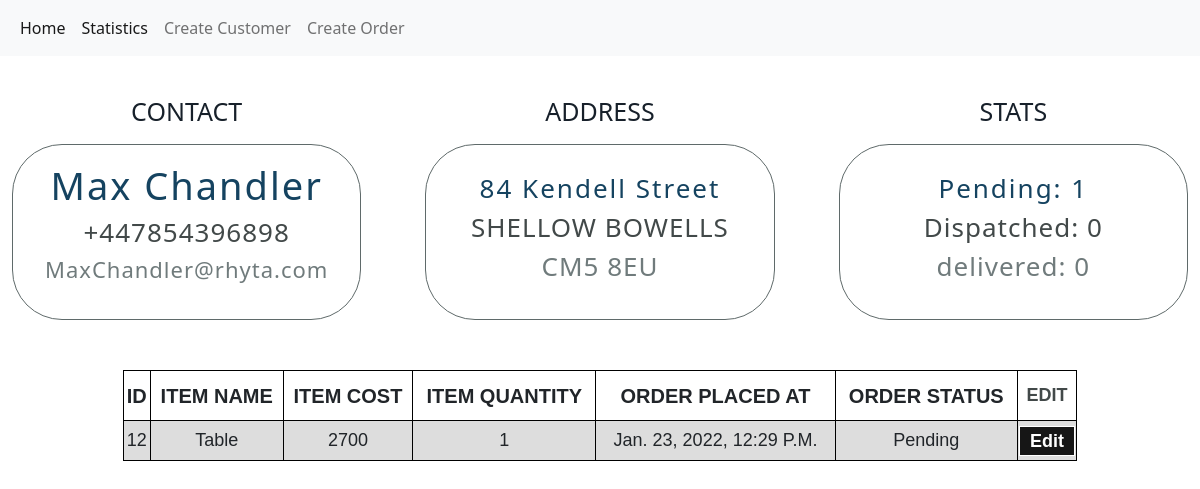
Before: /app/customerDetails/24/ with the older database file.
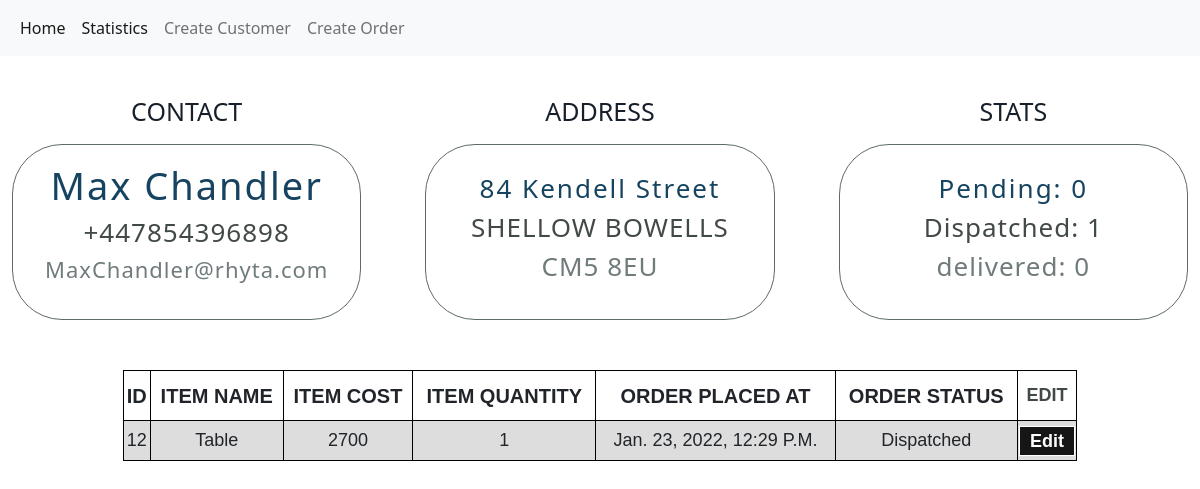
After: the same page with the newer database file.
### app/models.py (models this page shows, shortened)
class OrderDetails(models.Model):
    customer = models.ForeignKey(Customer, related_name="customer",on_delete=models.SET_DEFAULT, default="NA")
    item_name = models.CharField(max_length=200)
    item_cost = models.IntegerField()
    item_quantity = models.IntegerField()
    order_choices = (
    ('pending','pending'),
    ('dispatched', 'dispatched'),
    ('delivered','delivered'),
        )
    order_status = models.CharField(max_length=30, choices=order_choices, default='pending')
    date = models.DateTimeField(auto_now_add=True)

### app/views.py (the view)
# urls.py: url(r'^customerDetails/(?P<pk>\d+)/$',CustomerDetailView.as_view(), name="customerDetails"),
class CustomerDetailView(DetailView):
    model = Customer
    context_object_name = 'customer_detail'
    def get_context_data(self, **kwargs):
        context =  super().get_context_data(**kwargs)
        id = self.get_object().id
        context['pending'] = OrderDetails.objects.filter(order_status="pending", customer = id).count()
        context['dispatched'] = OrderDetails.objects.filter(order_status="dispatched", customer = id).count()
        context['delivered'] = OrderDetails.objects.filter(order_status="delivered", customer = id).count()
        return context

### templates/app/customer_detail.html
{% extends "base.html"%} {% block body_block %}
<div>
  <div class="detail-cont">
    <div>
      <h3 class="details-head">contact</h3>
    </div>
    <div>
      <h3 class="details-head">address</h3>
    </div>
    <div>
      <h3 class="details-head">Stats</h3>
    </div>
    <div id="contact">
      <h3 id="customer-name">{{customer_detail.name}}</h3>
      <h4 id="customer-contact">{{customer_detail.contact}}</h3>
      <h5 id="customer-email">{{customer_detail.email}}</h3>
    </div>
    <div id="address">
      <h3 id="customer-add">{{customer_detail.address}}</h3>
      <h4 id="customer-city">{{customer_detail.city}}</h3>
      <h5 id="customer-state">{{customer_detail.state}}</h3>
    </div>
    <div id="stats">
      <h3 id="customer-add">pending: {{pending}}</h3>
      <h4 id="customer-city">dispatched: {{dispatched}}</h3>
      <h5 id="customer-state">delivered: {{delivered}}</h3>
    </div>
  </div>
  <div id="table-1">
    {% if customer_detail.customer.all %}
    <table class="customer-list-table-1">
      <tr class="list-tr">
        <th class="list-th">ID</th>
        <th class="list-th">ITEM NAME</th>
        <th class="list-th">ITEM COST</th>
        <th class="list-th">ITEM QUANTITY</th>
        <th class="list-th">ORDER PLACED AT</th>
        <th class="list-th">ORDER STATUS</th>
        <th class="home-th">EDIT</th>
      </tr>
      {% for order in customer_detail.customer.all%}
      <tr class="list-tr">
        <td class="order-list-td">{{order.id}}</td>
        <td class="order-list-td">{{order.item_name}}</td>
        <td class="order-list-td">{{order.item_cost}}</td>
        <td class="order-list-td">{{order.item_quantity}}</td>
        <td class="order-list-td">{{order.date}}</td>
        <td class="order-list-td">{{order.order_status}}</td>
        <td class="order-list-td"><a href="{% url 'app:updateOrder' pk=order.id %}"><button class="Edit-btn">Edit</button></a></td>
      </tr>
      {% endfor %}
    </table>
    {% else %}
    <div>
        <h1 id="no-orders">NO ORDERS!!</h1>
        <a href="{% url 'app:createOrder'%}"><button class="order-postion">Create Order</button></a>
    </div>
    {% endif %}
  </div>
</div>
{% endblock %}

Changed rows visible on the page:
changed OrderDetails "Table": order_status "Pending" → "Dispatched"
Other visible differences:
{{ pending }}: "1" → "0"
{{ dispatched }}: "0" → "1"
